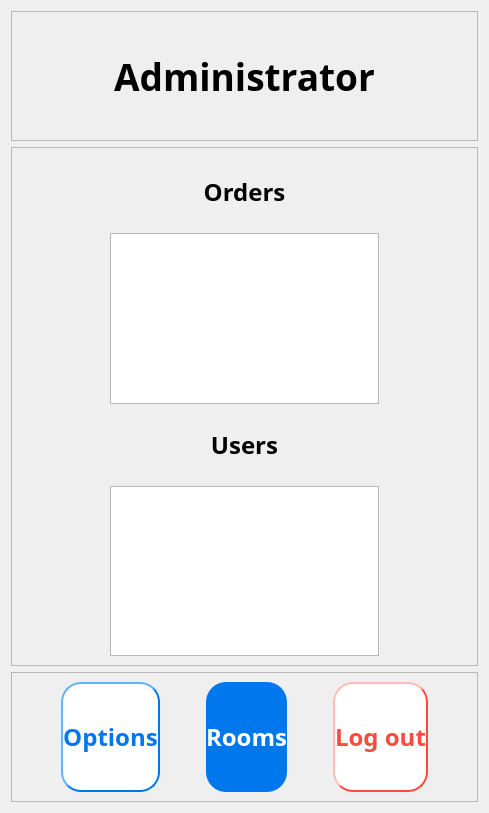
           <widget class="QWidget" name="admin_page16">
            <layout class="QGridLayout" name="gridLayout_92">
             <item row="0" column="0">
              <layout class="QVBoxLayout" name="verticalLayout_28" stretch="1,4,1">
               <item>
                <widget class="QFrame" name="frame_46">
                 <property name="frameShape">
                  <enum>QFrame::StyledPanel</enum>
                 </property>
                 <property name="frameShadow">
                  <enum>QFrame::Raised</enum>
                 </property>
                 <layout class="QGridLayout" name="gridLayout_94">
                  <item row="0" column="0">
                   <layout class="QGridLayout" name="gridLayout_93">
                    <item row="0" column="0">
                     <widget class="QLabel" name="label_43">
                      <property name="font">
                       <font>
                        <family>Bahnschrift SemiBold</family>
                        <pointsize>28</pointsize>
                        <weight>75</weight>
                        <bold>true</bold>
                       </font>
                      </property>
                      <property name="text">
                       <string>Administrator</string>
                      </property>
                      <property name="alignment">
                       <set>Qt::AlignCenter</set>
                      </property>
                     </widget>
                    </item>
                   </layout>
                  </item>
                 </layout>
                </widget>
               </item>
               <item>
                <widget class="QFrame" name="frame_45">
                 <property name="frameShape">
                  <enum>QFrame::StyledPanel</enum>
                 </property>
                 <property name="frameShadow">
                  <enum>QFrame::Raised</enum>
                 </property>
                 <layout class="QGridLayout" name="gridLayout_96">
                  <item row="0" column="0">
                   <layout class="QGridLayout" name="gridLayout_95" columnstretch="1,3,1">
                    <item row="3" column="1">
                     <widget class="QTableWidget" name="orders_2"/>
                    </item>
                    <item row="3" column="2">
                     <spacer name="horizontalSpacer_62">
                      <property name="orientation">
                       <enum>Qt::Horizontal</enum>
                      </property>
                      <property name="sizeHint" stdset="0">
                       <size>
                        <width>40</width>
                        <height>20</height>
                       </size>
                      </property>
                     </spacer>
                    </item>
                    <item row="7" column="1">
                     <widget class="QTableWidget" name="users"/>
                    </item>
                    <item row="3" column="0">
                     <spacer name="horizontalSpacer_61">
                      <property name="orientation">
                       <enum>Qt::Horizontal</enum>
                      </property>
                      <property name="sizeHint" stdset="0">
                       <size>
                        <width>40</width>
                        <height>20</height>
                       </size>
                      </property>
                     </spacer>
                    </item>
                    <item row="1" column="1">
                     <widget class="QLabel" name="label_44">
                      <property name="font">
                       <font>
                        <family>Bahnschrift SemiBold</family>
                        <pointsize>18</pointsize>
                        <weight>75</weight>
                        <bold>true</bold>
                       </font>
                      </property>
                      <property name="text">
                       <string>Orders</string>
                      </property>
                      <property name="alignment">
                       <set>Qt::AlignCenter</set>
                      </property>
                     </widget>
                    </item>
                    <item row="5" column="1">
                     <widget class="QLabel" name="label_45">
                      <property name="font">
                       <font>
                        <family>Bahnschrift SemiBold</family>
                        <pointsize>18</pointsize>
                        <weight>75</weight>
                        <bold>true</bold>
                       </font>
                      </property>
                      <property name="text">
                       <string>Users</string>
                      </property>
                      <property name="alignment">
                       <set>Qt::AlignCenter</set>
                      </property>
                     </widget>
                    </item>
                    <item row="4" column="1">
                     <spacer name="verticalSpacer_37">
                      <property name="orientation">
                       <enum>Qt::Vertical</enum>
                      </property>
                      <property name="sizeHint" stdset="0">
                       <size>
                        <width>20</width>
                        <height>40</height>
                       </size>
                      </property>
                     </spacer>
                    </item>
                    <item row="0" column="1">
                     <spacer name="verticalSpacer_35">
                      <property name="orientation">
                       <enum>Qt::Vertical</enum>
                      </property>
                      <property name="sizeHint" stdset="0">
                       <size>
                        <width>20</width>
                        <height>40</height>
                       </size>
                      </property>
                     </spacer>
                    </item>
                    <item row="2" column="1">
                     <spacer name="verticalSpacer_36">
                      <property name="orientation">
                       <enum>Qt::Vertical</enum>
                      </property>
                      <property name="sizeHint" stdset="0">
                       <size>
                        <width>20</width>
                        <height>40</height>
                       </size>
                      </property>
                     </spacer>
                    </item>
                    <item row="6" column="1">
                     <spacer name="verticalSpacer_38">
                      <property name="orientation">
                       <enum>Qt::Vertical</enum>
                      </property>
                      <property name="sizeHint" stdset="0">
                       <size>
                        <width>20</width>
                        <height>40</height>
                       </size>
                      </property>
                     </spacer>
                    </item>
                   </layout>
                  </item>
                 </layout>
                </widget>
               </item>
               <item>
                <widget class="QFrame" name="frame_44">
                 <property name="frameShape">
                  <enum>QFrame::StyledPanel</enum>
                 </property>
                 <property name="frameShadow">
                  <enum>QFrame::Raised</enum>
                 </property>
                 <layout class="QGridLayout" name="gridLayout_98">
                  <item row="0" column="0">
                   <layout class="QGridLayout" name="gridLayout_97" columnstretch="1,2,1,2,1,2,1">
                    <item row="0" column="4">
                     <spacer name="horizontalSpacer_65">
                      <property name="orientation">
                       <enum>Qt::Horizontal</enum>
                      </property>
                      <property name="sizeHint" stdset="0">
                       <size>
                        <width>40</width>
                        <height>20</height>
                       </size>
                      </property>
                     </spacer>
                    </item>
                    <item row="0" column="0">
                     <spacer name="horizontalSpacer_63">
                      <property name="orientation">
                       <enum>Qt::Horizontal</enum>
                      </property>
                      <property name="sizeHint" stdset="0">
                       <size>
                        <width>40</width>
                        <height>20</height>
                       </size>
                      </property>
                     </spacer>
                    </item>
                    <item row="0" column="3">
                     <widget class="QPushButton" name="to_room_page">
                      <property name="sizePolicy">
                       <sizepolicy hsizetype="Minimum" vsizetype="Expanding">
                        <horstretch>0</horstretch>
                        <verstretch>0</verstretch>
                       </sizepolicy>
                      </property>
                      <property name="font">
                       <font>
                        <family>Bahnschrift SemiBold</family>
                        <pointsize>18</pointsize>
                        <weight>75</weight>
                        <bold>true</bold>
                       </font>
                      </property>
                      <property name="styleSheet">
                       <string notr="true">QPushButton{background-color: rgb(0, 119, 237); border-radius:20px; color:rgb(255,255,255);}</string>
                      </property>
                      <property name="text">
                       <string>Rooms</string>
                      </property>
                     </widget>
                    </item>
                    <item row="0" column="2">
                     <spacer name="horizontalSpacer_64">
                      <property name="orientation">
                       <enum>Qt::Horizontal</enum>
                      </property>
                      <property name="sizeHint" stdset="0">
                       <size>
                        <width>40</width>
                        <height>20</height>
                       </size>
                      </property>
                     </spacer>
                    </item>
                    <item row="0" column="1">
                     <widget class="QPushButton" name="if_to_op_page">
                      <property name="sizePolicy">
                       <sizepolicy hsizetype="Minimum" vsizetype="Expanding">
                        <horstretch>0</horstretch>
                        <verstretch>0</verstretch>
                       </sizepolicy>
                      </property>
                      <property name="font">
                       <font>
                        <family>Bahnschrift SemiBold</family>
                        <pointsize>18</pointsize>
                        <weight>75</weight>
                        <bold>true</bold>
                       </font>
                      </property>
                      <property name="styleSheet">
                       <string notr="true">QPushButton{background-color: rgb(255,255,255); border-radius:20px; color:rgb(0, 119, 237);border-width:2px;border-color:rgb(0, 119, 237);border-style:outset;}</string>
                      </property>
                      <property name="text">
                       <string>Options</string>
                      </property>
                     </widget>
                    </item>
                    <item row="0" column="5">
                     <widget class="QPushButton" name="to_sign_in_page_4">
                      <property name="sizePolicy">
                       <sizepolicy hsizetype="Minimum" vsizetype="Expanding">
                        <horstretch>0</horstretch>
                        <verstretch>0</verstretch>
                       </sizepolicy>
                      </property>
                      <property name="font">
                       <font>
                        <family>Bahnschrift SemiBold</family>
                        <pointsize>18</pointsize>
                        <weight>75</weight>
                        <bold>true</bold>
                       </font>
                      </property>
                      <property name="styleSheet">
                       <string notr="true">QPushButton{background-color: rgb(255,255,255); border-radius:20px; color:rgb(251, 74, 62);border-width:2px;border-color:rgb(251, 74, 62);border-style:outset;}</string>
                      </property>
                      <property name="text">
                       <string>Log out</string>
                      </property>
                     </widget>
                    </item>
                    <item row="0" column="6">
                     <spacer name="horizontalSpacer_66">
                      <property name="orientation">
                       <enum>Qt::Horizontal</enum>
                      </property>
                      <property name="sizeHint" stdset="0">
                       <size>
                        <width>40</width>
                        <height>20</height>
                       </size>
                      </property>
                     </spacer>
                    </item>
                   </layout>
                  </item>
                 </layout>
                </widget>
               </item>
              </layout>
             </item>
            </layout>
           </widget>
